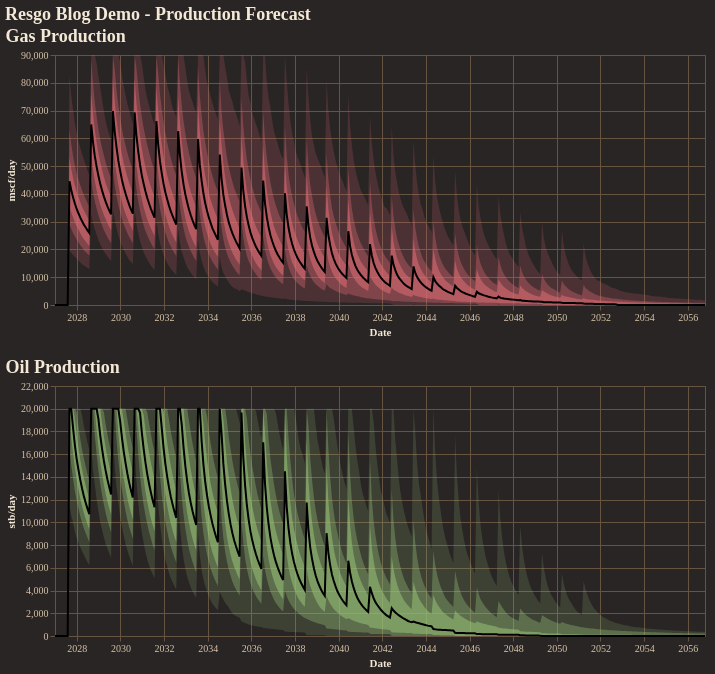

Notebook cell for this chart:
### Code cell
fig = reporter.plotter.combined_production_plot(
    figsize=(650, 250),
    backend=PLOTTING_BACKEND
)
fig.show()

### Figure 1 — Vega-Lite specification as saved in the notebook (floating-point values rounded to 4 significant figures; data arrays with more than 128 entries replaced by an {"elided": "..."} marker saying what was removed)
{"config": {"background": "#292524", "view": {"fill": "#292524", "stroke": "#665340"}, "title": {"color": "#f4e9d7", "font": "Merriweather", "fontSize": 18, "fontWeight": 600, "subtitleColor": "#d5c2a6", "anchor": "start"}, "axis": {"domainColor": "#665340", "gridColor": "#665340", "tickColor": "#665340", "labelColor": "#d5c2a6", "titleColor": "#f4e9d7", "labelFont": "Merriweather", "titleFont": "Merriweather"}, "legend": {"titleColor": "#f4e9d7", "labelColor": "#d5c2a6", "labelFont": "Merriweather", "titleFont": "Merriweather", "orient": "top-right", "symbolType": "circle"}, "header": {"labelColor": "#d5c2a6", "titleColor": "#f4e9d7", "labelFont": "Merriweather", "titleFont": "Merriweather"}, "mark": {"color": "#c78d3b"}, "line": {"color": "#c78d3b"}, "bar": {"color": "#c78d3b"}, "point": {"color": "#ddb06d"}, "area": {"color": "#c78d3b", "opacity": 0.35}, "text": {"color": "#f4e9d7", "font": "Merriweather"}, "range": {"category": ["#5DA5DA", "#F28E2B", "#59C36A", "#E15759", "#B07AA1", "#4ECDC4", "#FF9DA7", "#EDC948"]}}, "vconcat": [{"layer": [{"mark": {"type": "area", "color": "rgba(224, 108, 117, 1.0)", "opacity": 0.18}, "encoding": {"tooltip": [{"field": "date", "title": "Date", "type": "temporal"}, {"field": "p01", "format": ",.2f", "title": "P01", "type": "quantitative"}, {"field": "p10", "format": ",.2f", "title": "P10", "type": "quantitative"}, {"field": "p25", "format": ",.2f", "title": "P25", "type": "quantitative"}, {"field": "p50", "format": ",.2f", "title": "P50", "type": "quantitative"}, {"field": "p75", "format": ",.2f", "title": "P75", "type": "quantitative"}, {"field": "p90", "format": ",.2f", "title": "P90", "type": "quantitative"}, {"field": "p99", "format": ",.2f", "title": "P99", "type": "quantitative"}], "x": {"field": "date", "title": "Date", "type": "temporal"}, "y": {"field": "p01", "title": "mscf/day", "type": "quantitative"}, "y2": {"field": "p99"}}}, {"mark": {"type": "area", "color": "rgba(224, 108, 117, 1.0)", "opacity": 0.35}, "encoding": {"tooltip": [{"field": "date", "title": "Date", "type": "temporal"}, {"field": "p01", "format": ",.2f", "title": "P01", "type": "quantitative"}, {"field": "p10", "format": ",.2f", "title": "P10", "type": "quantitative"}, {"field": "p25", "format": ",.2f", "title": "P25", "type": "quantitative"}, {"field": "p50", "format": ",.2f", "title": "P50", "type": "quantitative"}, {"field": "p75", "format": ",.2f", "title": "P75", "type": "quantitative"}, {"field": "p90", "format": ",.2f", "title": "P90", "type": "quantitative"}, {"field": "p99", "format": ",.2f", "title": "P99", "type": "quantitative"}], "x": {"field": "date", "title": "Date", "type": "temporal"}, "y": {"field": "p10", "title": "mscf/day", "type": "quantitative"}, "y2": {"field": "p90"}}}, {"mark": {"type": "area", "color": "rgba(224, 108, 117, 1.0)", "opacity": 0.55}, "encoding": {"tooltip": [{"field": "date", "title": "Date", "type": "temporal"}, {"field": "p01", "format": ",.2f", "title": "P01", "type": "quantitative"}, {"field": "p10", "format": ",.2f", "title": "P10", "type": "quantitative"}, {"field": "p25", "format": ",.2f", "title": "P25", "type": "quantitative"}, {"field": "p50", "format": ",.2f", "title": "P50", "type": "quantitative"}, {"field": "p75", "format": ",.2f", "title": "P75", "type": "quantitative"}, {"field": "p90", "format": ",.2f", "title": "P90", "type": "quantitative"}, {"field": "p99", "format": ",.2f", "title": "P99", "type": "quantitative"}], "x": {"field": "date", "title": "Date", "type": "temporal"}, "y": {"field": "p25", "title": "mscf/day", "type": "quantitative"}, "y2": {"field": "p75"}}}, {"mark": {"type": "line", "color": "black", "strokeWidth": 2}, "encoding": {"tooltip": [{"field": "date", "title": "Date", "type": "temporal"}, {"field": "p01", "format": ",.2f", "title": "P01", "type": "quantitative"}, {"field": "p10", "format": ",.2f", "title": "P10", "type": "quantitative"}, {"field": "p25", "format": ",.2f", "title": "P25", "type": "quantitative"}, {"field": "p50", "format": ",.2f", "title": "P50", "type": "quantitative"}, {"field": "p75", "format": ",.2f", "title": "P75", "type": "quantitative"}, {"field": "p90", "format": ",.2f", "title": "P90", "type": "quantitative"}, {"field": "p99", "format": ",.2f", "title": "P99", "type": "quantitative"}], "x": {"field": "date", "title": "Date", "type": "temporal"}, "y": {"field": "p50", "title": "mscf/day", "type": "quantitative"}}}], "data": {"name": "data-7c63c92b5b4e50a3d9010ce9b3d9355c"}, "height": 250, "title": "Gas Production", "width": 650}, {"layer": [{"mark": {"type": "area", "color": "rgba(152, 195, 121, 1.0)", "opacity": 0.18}, "encoding": {"tooltip": [{"field": "date", "title": "Date", "type": "temporal"}, {"field": "p01", "format": ",.2f", "title": "P01", "type": "quantitative"}, {"field": "p10", "format": ",.2f", "title": "P10", "type": "quantitative"}, {"field": "p25", "format": ",.2f", "title": "P25", "type": "quantitative"}, {"field": "p50", "format": ",.2f", "title": "P50", "type": "quantitative"}, {"field": "p75", "format": ",.2f", "title": "P75", "type": "quantitative"}, {"field": "p90", "format": ",.2f", "title": "P90", "type": "quantitative"}, {"field": "p99", "format": ",.2f", "title": "P99", "type": "quantitative"}], "x": {"field": "date", "title": "Date", "type": "temporal"}, "y": {"field": "p01", "title": "stb/day", "type": "quantitative"}, "y2": {"field": "p99"}}}, {"mark": {"type": "area", "color": "rgba(152, 195, 121, 1.0)", "opacity": 0.35}, "encoding": {"tooltip": [{"field": "date", "title": "Date", "type": "temporal"}, {"field": "p01", "format": ",.2f", "title": "P01", "type": "quantitative"}, {"field": "p10", "format": ",.2f", "title": "P10", "type": "quantitative"}, {"field": "p25", "format": ",.2f", "title": "P25", "type": "quantitative"}, {"field": "p50", "format": ",.2f", "title": "P50", "type": "quantitative"}, {"field": "p75", "format": ",.2f", "title": "P75", "type": "quantitative"}, {"field": "p90", "format": ",.2f", "title": "P90", "type": "quantitative"}, {"field": "p99", "format": ",.2f", "title": "P99", "type": "quantitative"}], "x": {"field": "date", "title": "Date", "type": "temporal"}, "y": {"field": "p10", "title": "stb/day", "type": "quantitative"}, "y2": {"field": "p90"}}}, {"mark": {"type": "area", "color": "rgba(152, 195, 121, 1.0)", "opacity": 0.55}, "encoding": {"tooltip": [{"field": "date", "title": "Date", "type": "temporal"}, {"field": "p01", "format": ",.2f", "title": "P01", "type": "quantitative"}, {"field": "p10", "format": ",.2f", "title": "P10", "type": "quantitative"}, {"field": "p25", "format": ",.2f", "title": "P25", "type": "quantitative"}, {"field": "p50", "format": ",.2f", "title": "P50", "type": "quantitative"}, {"field": "p75", "format": ",.2f", "title": "P75", "type": "quantitative"}, {"field": "p90", "format": ",.2f", "title": "P90", "type": "quantitative"}, {"field": "p99", "format": ",.2f", "title": "P99", "type": "quantitative"}], "x": {"field": "date", "title": "Date", "type": "temporal"}, "y": {"field": "p25", "title": "stb/day", "type": "quantitative"}, "y2": {"field": "p75"}}}, {"mark": {"type": "line", "color": "black", "strokeWidth": 2}, "encoding": {"tooltip": [{"field": "date", "title": "Date", "type": "temporal"}, {"field": "p01", "format": ",.2f", "title": "P01", "type": "quantitative"}, {"field": "p10", "format": ",.2f", "title": "P10", "type": "quantitative"}, {"field": "p25", "format": ",.2f", "title": "P25", "type": "quantitative"}, {"field": "p50", "format": ",.2f", "title": "P50", "type": "quantitative"}, {"field": "p75", "format": ",.2f", "title": "P75", "type": "quantitative"}, {"field": "p90", "format": ",.2f", "title": "P90", "type": "quantitative"}, {"field": "p99", "format": ",.2f", "title": "P99", "type": "quantitative"}], "x": {"field": "date", "title": "Date", "type": "temporal"}, "y": {"field": "p50", "title": "stb/day", "type": "quantitative"}}}], "data": {"name": "data-425a38447bf2fa4c12be6de7ee9893a1"}, "height": 250, "title": "Oil Production", "width": 650}], "title": "Resgo Blog Demo - Production Forecast", "$schema": "https://vega.github.io/schema/vega-lite/v5.20.1.json", "datasets": {"data-7c63c92b5b4e50a3d9010ce9b3d9355c": {"elided": "360 records"}, "data-425a38447bf2fa4c12be6de7ee9893a1": {"elided": "360 records"}}}
